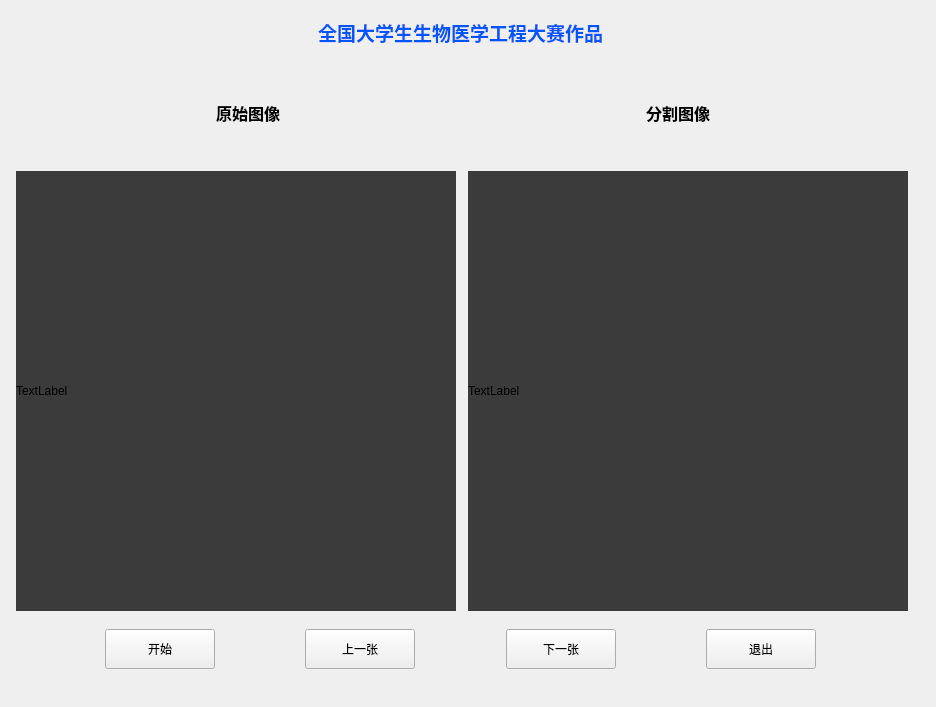
<?xml version="1.0" encoding="UTF-8"?>
<ui version="4.0">
 <class>Form</class>
 <widget class="QWidget" name="Form">
  <property name="geometry">
   <rect>
    <x>0</x>
    <y>0</y>
    <width>936</width>
    <height>707</height>
   </rect>
  </property>
  <property name="windowTitle">
   <string>Form</string>
  </property>
  <widget class="QWidget" name="widget" native="true">
   <property name="geometry">
    <rect>
     <x>10</x>
     <y>10</y>
     <width>901</width>
     <height>44</height>
    </rect>
   </property>
   <layout class="QHBoxLayout" name="horizontalLayout">
    <item>
     <spacer name="horizontalSpacer">
      <property name="orientation">
       <enum>Qt::Horizontal</enum>
      </property>
      <property name="sizeHint" stdset="0">
       <size>
        <width>290</width>
        <height>20</height>
       </size>
      </property>
     </spacer>
    </item>
    <item>
     <widget class="QLabel" name="label_2">
      <property name="font">
       <font>
        <family>微软雅黑</family>
        <pointsize>14</pointsize>
        <weight>75</weight>
        <bold>true</bold>
       </font>
      </property>
      <property name="styleSheet">
       <string notr="true">QLabel
{
  color:rgb(0, 85, 255);
}</string>
      </property>
      <property name="text">
       <string>全国大学生生物医学工程大赛作品</string>
      </property>
     </widget>
    </item>
    <item>
     <spacer name="horizontalSpacer_2">
      <property name="orientation">
       <enum>Qt::Horizontal</enum>
      </property>
      <property name="sizeHint" stdset="0">
       <size>
        <width>290</width>
        <height>20</height>
       </size>
      </property>
     </spacer>
    </item>
   </layout>
  </widget>
  <widget class="QWidget" name="widget_2" native="true">
   <property name="geometry">
    <rect>
     <x>10</x>
     <y>60</y>
     <width>906</width>
     <height>553</height>
    </rect>
   </property>
   <layout class="QVBoxLayout" name="verticalLayout">
    <item>
     <spacer name="verticalSpacer">
      <property name="orientation">
       <enum>Qt::Vertical</enum>
      </property>
      <property name="sizeType">
       <enum>QSizePolicy::Fixed</enum>
      </property>
      <property name="sizeHint" stdset="0">
       <size>
        <width>20</width>
        <height>2</height>
       </size>
      </property>
     </spacer>
    </item>
    <item>
     <layout class="QHBoxLayout" name="horizontalLayout_3">
      <item>
       <spacer name="horizontalSpacer_3">
        <property name="orientation">
         <enum>Qt::Horizontal</enum>
        </property>
        <property name="sizeHint" stdset="0">
         <size>
          <width>40</width>
          <height>20</height>
         </size>
        </property>
       </spacer>
      </item>
      <item>
       <widget class="QLabel" name="label_4">
        <property name="font">
         <font>
          <family>微软雅黑</family>
          <pointsize>12</pointsize>
          <weight>75</weight>
          <bold>true</bold>
         </font>
        </property>
        <property name="text">
         <string>原始图像</string>
        </property>
       </widget>
      </item>
      <item>
       <spacer name="horizontalSpacer_5">
        <property name="orientation">
         <enum>Qt::Horizontal</enum>
        </property>
        <property name="sizeType">
         <enum>QSizePolicy::Fixed</enum>
        </property>
        <property name="sizeHint" stdset="0">
         <size>
          <width>360</width>
          <height>20</height>
         </size>
        </property>
       </spacer>
      </item>
      <item>
       <widget class="QLabel" name="label_5">
        <property name="font">
         <font>
          <family>微软雅黑</family>
          <pointsize>12</pointsize>
          <weight>75</weight>
          <bold>true</bold>
         </font>
        </property>
        <property name="text">
         <string>分割图像</string>
        </property>
       </widget>
      </item>
      <item>
       <spacer name="horizontalSpacer_4">
        <property name="orientation">
         <enum>Qt::Horizontal</enum>
        </property>
        <property name="sizeHint" stdset="0">
         <size>
          <width>40</width>
          <height>20</height>
         </size>
        </property>
       </spacer>
      </item>
     </layout>
    </item>
    <item>
     <spacer name="verticalSpacer_3">
      <property name="orientation">
       <enum>Qt::Vertical</enum>
      </property>
      <property name="sizeType">
       <enum>QSizePolicy::Fixed</enum>
      </property>
      <property name="sizeHint" stdset="0">
       <size>
        <width>20</width>
        <height>2</height>
       </size>
      </property>
     </spacer>
    </item>
    <item>
     <layout class="QHBoxLayout" name="horizontalLayout_2">
      <item>
       <widget class="QLabel" name="label">
        <property name="sizePolicy">
         <sizepolicy hsizetype="Preferred" vsizetype="Preferred">
          <horstretch>0</horstretch>
          <verstretch>0</verstretch>
         </sizepolicy>
        </property>
        <property name="minimumSize">
         <size>
          <width>440</width>
          <height>440</height>
         </size>
        </property>
        <property name="maximumSize">
         <size>
          <width>440</width>
          <height>440</height>
         </size>
        </property>
        <property name="styleSheet">
         <string notr="true">QLabel
{
  background:rgb(59, 59, 59);

}</string>
        </property>
        <property name="frameShape">
         <enum>QFrame::NoFrame</enum>
        </property>
        <property name="text">
         <string>TextLabel</string>
        </property>
       </widget>
      </item>
      <item>
       <widget class="QLabel" name="label_3">
        <property name="sizePolicy">
         <sizepolicy hsizetype="Preferred" vsizetype="Preferred">
          <horstretch>0</horstretch>
          <verstretch>0</verstretch>
         </sizepolicy>
        </property>
        <property name="minimumSize">
         <size>
          <width>440</width>
          <height>440</height>
         </size>
        </property>
        <property name="maximumSize">
         <size>
          <width>440</width>
          <height>440</height>
         </size>
        </property>
        <property name="styleSheet">
         <string notr="true">QLabel
{
  background:rgb(59, 59, 59);

}</string>
        </property>
        <property name="frameShape">
         <enum>QFrame::NoFrame</enum>
        </property>
        <property name="text">
         <string>TextLabel</string>
        </property>
       </widget>
      </item>
     </layout>
    </item>
    <item>
     <spacer name="verticalSpacer_2">
      <property name="orientation">
       <enum>Qt::Vertical</enum>
      </property>
      <property name="sizeType">
       <enum>QSizePolicy::Fixed</enum>
      </property>
      <property name="sizeHint" stdset="0">
       <size>
        <width>20</width>
        <height>2</height>
       </size>
      </property>
     </spacer>
    </item>
   </layout>
  </widget>
  <widget class="QWidget" name="widget_3" native="true">
   <property name="geometry">
    <rect>
     <x>20</x>
     <y>620</y>
     <width>881</width>
     <height>58</height>
    </rect>
   </property>
   <layout class="QHBoxLayout" name="horizontalLayout_4">
    <item>
     <spacer name="horizontalSpacer_6">
      <property name="orientation">
       <enum>Qt::Horizontal</enum>
      </property>
      <property name="sizeHint" stdset="0">
       <size>
        <width>72</width>
        <height>20</height>
       </size>
      </property>
     </spacer>
    </item>
    <item>
     <widget class="QPushButton" name="pushButton">
      <property name="minimumSize">
       <size>
        <width>110</width>
        <height>40</height>
       </size>
      </property>
      <property name="text">
       <string>开始</string>
      </property>
     </widget>
    </item>
    <item>
     <spacer name="horizontalSpacer_7">
      <property name="orientation">
       <enum>Qt::Horizontal</enum>
      </property>
      <property name="sizeHint" stdset="0">
       <size>
        <width>72</width>
        <height>20</height>
       </size>
      </property>
     </spacer>
    </item>
    <item>
     <widget class="QPushButton" name="pushButton_2">
      <property name="minimumSize">
       <size>
        <width>110</width>
        <height>40</height>
       </size>
      </property>
      <property name="text">
       <string>上一张</string>
      </property>
     </widget>
    </item>
    <item>
     <spacer name="horizontalSpacer_8">
      <property name="orientation">
       <enum>Qt::Horizontal</enum>
      </property>
      <property name="sizeHint" stdset="0">
       <size>
        <width>72</width>
        <height>20</height>
       </size>
      </property>
     </spacer>
    </item>
    <item>
     <widget class="QPushButton" name="pushButton_3">
      <property name="minimumSize">
       <size>
        <width>110</width>
        <height>40</height>
       </size>
      </property>
      <property name="text">
       <string>下一张</string>
      </property>
     </widget>
    </item>
    <item>
     <spacer name="horizontalSpacer_9">
      <property name="orientation">
       <enum>Qt::Horizontal</enum>
      </property>
      <property name="sizeHint" stdset="0">
       <size>
        <width>72</width>
        <height>20</height>
       </size>
      </property>
     </spacer>
    </item>
    <item>
     <widget class="QPushButton" name="pushButton_4">
      <property name="minimumSize">
       <size>
        <width>110</width>
        <height>40</height>
       </size>
      </property>
      <property name="text">
       <string>退出</string>
      </property>
     </widget>
    </item>
    <item>
     <spacer name="horizontalSpacer_10">
      <property name="orientation">
       <enum>Qt::Horizontal</enum>
      </property>
      <property name="sizeHint" stdset="0">
       <size>
        <width>72</width>
        <height>20</height>
       </size>
      </property>
     </spacer>
    </item>
   </layout>
  </widget>
 </widget>
 <resources/>
 <connections/>
</ui>
